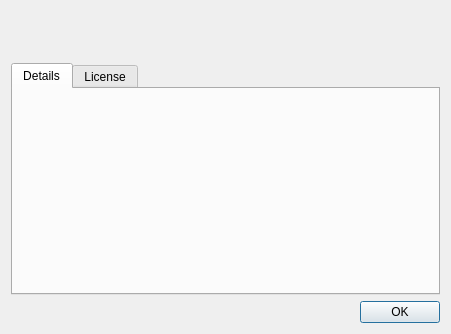
<?xml version="1.0" encoding="UTF-8"?>
<ui version="4.0">
 <author>Copyright (C) 2010-2017, kachelaqa &lt;kachelaqa@gmail.com&gt;</author>
 <class>AboutDialog</class>
 <widget class="QDialog" name="AboutDialog">
  <property name="geometry">
   <rect>
    <x>0</x>
    <y>0</y>
    <width>451</width>
    <height>334</height>
   </rect>
  </property>
  <property name="windowIcon">
   <iconset resource="../resources.qrc">
    <normaloff>:/icons/app.png</normaloff>:/icons/app.png</iconset>
  </property>
  <layout class="QGridLayout" name="_central_layout" rowstretch="1,5,0" columnstretch="1,4">
   <item row="0" column="0">
    <widget class="QLabel" name="icon">
     <property name="pixmap">
      <pixmap resource="../resources.qrc">:/icons/app.png</pixmap>
     </property>
    </widget>
   </item>
   <item row="0" column="1">
    <widget class="QLabel" name="title"/>
   </item>
   <item row="1" column="0" colspan="2">
    <widget class="QTabWidget" name="information">
     <widget class="QWidget" name="detailsTab">
      <attribute name="title">
       <string>Details</string>
      </attribute>
      <layout class="QGridLayout" name="_details_layout">
       <item row="0" column="0">
        <widget class="QLabel" name="details">
         <property name="textInteractionFlags">
          <set>Qt::LinksAccessibleByKeyboard|Qt::LinksAccessibleByMouse</set>
         </property>
        </widget>
       </item>
      </layout>
     </widget>
     <widget class="QWidget" name="licenseTab">
      <attribute name="title">
       <string>License</string>
      </attribute>
      <layout class="QGridLayout" name="_license_layout">
       <property name="margin">
        <number>0</number>
       </property>
       <item row="0" column="0">
        <widget class="QPlainTextEdit" name="license">
         <property name="lineWrapMode">
          <enum>QPlainTextEdit::NoWrap</enum>
         </property>
         <property name="readOnly">
          <bool>true</bool>
         </property>
        </widget>
       </item>
      </layout>
     </widget>
    </widget>
   </item>
   <item row="2" column="0" colspan="2">
    <widget class="QDialogButtonBox" name="buttons">
     <property name="standardButtons">
      <set>QDialogButtonBox::Ok</set>
     </property>
    </widget>
   </item>
  </layout>
 </widget>
 <resources>
  <include location="../resources.qrc"/>
 </resources>
 <connections>
  <connection>
   <sender>buttons</sender>
   <signal>accepted()</signal>
   <receiver>AboutDialog</receiver>
   <slot>accept()</slot>
   <hints>
    <hint type="sourcelabel">
     <x>225</x>
     <y>313</y>
    </hint>
    <hint type="destinationlabel">
     <x>225</x>
     <y>166</y>
    </hint>
   </hints>
  </connection>
 </connections>
</ui>
